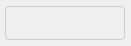
<?xml version="1.0" encoding="UTF-8"?>
<ui version="4.0">
 <class>MainWindow</class>
 <widget class="QMainWindow" name="MainWindow">
  <property name="geometry">
   <rect>
    <x>0</x>
    <y>0</y>
    <width>131</width>
    <height>46</height>
   </rect>
  </property>
  <property name="windowTitle">
   <string>MainWindow</string>
  </property>
  <widget class="QWidget" name="centralwidget">
   <widget class="QWidget" name="customTooltip" native="true">
    <property name="geometry">
     <rect>
      <x>5</x>
      <y>6</y>
      <width>120</width>
      <height>34</height>
     </rect>
    </property>
    <property name="styleSheet">
     <string notr="true">background-color: #f0f0f0; border: 1px solid #ccc; border-radius: 4px; box-shadow: 2px 2px 5px rgba(0,0,0,0.1);</string>
    </property>
    <widget class="QPushButton" name="duplicateButton">
     <property name="geometry">
      <rect>
       <x>10</x>
       <y>5</y>
       <width>26</width>
       <height>24</height>
      </rect>
     </property>
     <property name="styleSheet">
      <string notr="true">QPushButton { border: none; } QPushButton:hover { background-color: #e0e0e0; }</string>
     </property>
     <property name="text">
      <string/>
     </property>
     <property name="icon">
      <iconset resource="D:/QT_Designer/IPR/img/Roots_img.qrc">
       <normaloff>:/box_text/duplicate.png</normaloff>:/box_text/duplicate.png</iconset>
     </property>
    </widget>
    <widget class="QPushButton" name="lockButton">
     <property name="geometry">
      <rect>
       <x>46</x>
       <y>5</y>
       <width>26</width>
       <height>24</height>
      </rect>
     </property>
     <property name="styleSheet">
      <string notr="true">QPushButton { border: none; } QPushButton:hover { background-color: #e0e0e0; }</string>
     </property>
     <property name="text">
      <string/>
     </property>
     <property name="icon">
      <iconset resource="D:/QT_Designer/IPR/img/Roots_img.qrc">
       <normaloff>:/box_text/padlock.png</normaloff>:/box_text/padlock.png</iconset>
     </property>
    </widget>
    <widget class="QPushButton" name="deleteButton">
     <property name="geometry">
      <rect>
       <x>82</x>
       <y>5</y>
       <width>26</width>
       <height>24</height>
      </rect>
     </property>
     <property name="styleSheet">
      <string notr="true">QPushButton { border: none; } QPushButton:hover { background-color: #e0e0e0; }</string>
     </property>
     <property name="text">
      <string/>
     </property>
     <property name="icon">
      <iconset resource="D:/QT_Designer/IPR/img/Roots_img.qrc">
       <normaloff>:/box_text/delete.png</normaloff>:/box_text/delete.png</iconset>
     </property>
    </widget>
   </widget>
  </widget>
 </widget>
 <resources>
  <include location="D:/QT_Designer/IPR/img/Roots_img.qrc"/>
 </resources>
 <connections/>
</ui>
